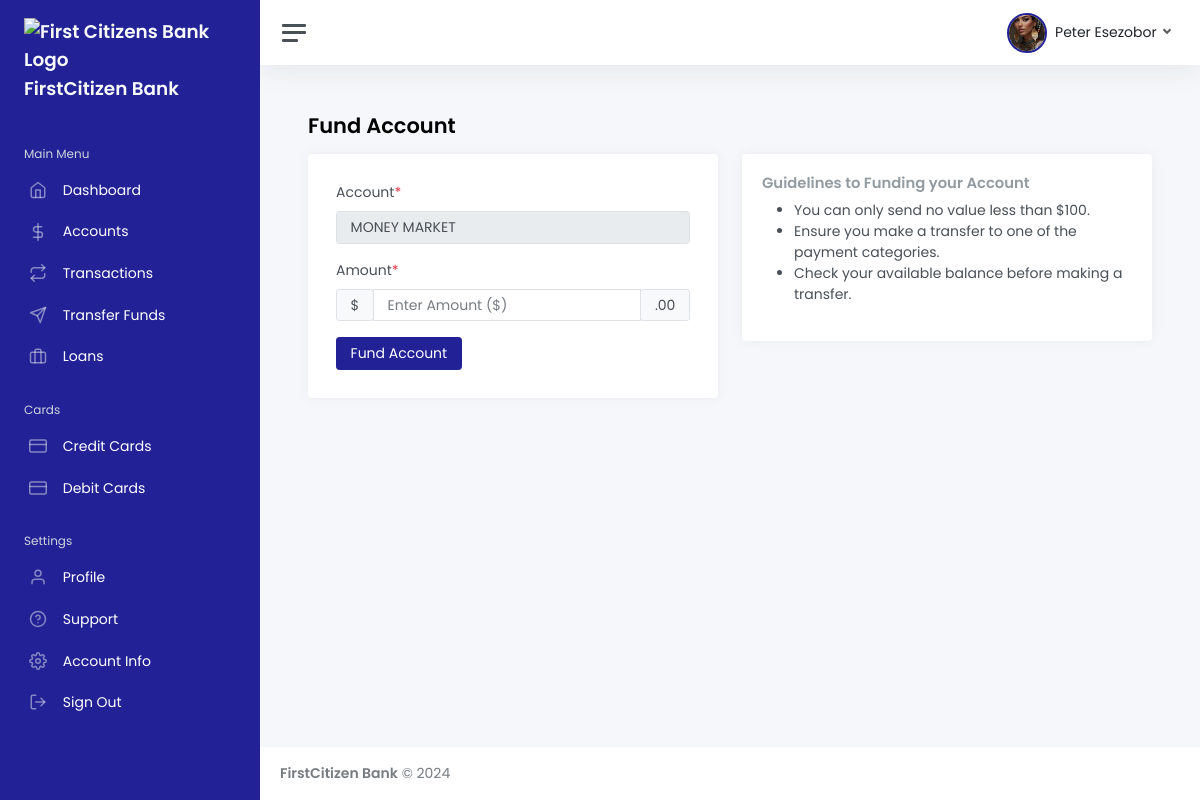
The app's page /dashboard/accounts/fund/1/ (signed in) with its own data.
### app/models.py (models this page shows, shortened)
class CustomUser(AbstractBaseUser, PermissionsMixin):
    EMPLOYMENT_STATUS = [
        ("Employed", "Employed"),
        ("Self-employed", "Self-employed"),
        ("Unemployed", "Unemployed"),
        ("Retired", "Retired"),
    ]
    EMPLOYMENT_TYPE = [
        ("Full-time", "Full-time"),
        ("Part-time", "Part-time"),
        ("Contract", "Contract"),
        ("Temporary", "Temporary"),
    ]
    PREFERRED_ACCOUNT_TYPE = [
        ('CHECKING', 'Checking'),
        ('SAVINGS', 'SAVINGS'),
        ('MONEY MARKET', 'MONEY MARKET'),
        ('CD', 'Certificate of Deposit (CD)'),
    ]
    PREFERRED_ID_TYPE = [
        ("Driver Licence", 'Driver Licence'),
        ("National ID", 'National ID'),
        ("Passport", 'Passport'),
    ]
    GENDER_CHOICES = [
        ("Male", 'Male'),
        ("Female", 'Female'),
    ]
    MARITAL_CHOICES = [
        ("Married", 'Married'),
        ("Single", 'Single'),
        ("Divorced", 'Divorced'),
    ]
    can_apply_for_loans = models.BooleanField(default=False)
    can_apply_for_account = models.BooleanField(default=True)
    user_account_is_active = models.BooleanField(default=True)
    user_account_is_temporarily_inactive = models.BooleanField(default=False)
    marital_status = models.CharField(max_length=100, choices=MARITAL_CHOICES, blank=True, null=True)
    number_of_dependents = models.IntegerField(blank=True, null=True) # Number of Children
    otp_code =  models.CharField(max_length=100, blank=True, null=True)
    email = models.EmailField(_('email address'), unique=True)
    first_name = models.CharField(max_length=50, blank=False)  # Required
    last_name = models.CharField(max_length=50, blank=False)   # Required
    phone_number = models.CharField(max_length=15, unique=True, blank=False)  # Required
    ssn = models.CharField(max_length=500, blank=True, null=True)
    tax_identity_number = models.CharField(max_length=500, blank=True, null=True)
    date_of_birth = models.DateField(blank=True, null=True)
    bank_id = models.CharField(max_length=10, unique=True, blank=True, null=True)
    created_at = models.DateTimeField(auto_now_add=True)
    preferred_account_type = models.CharField(max_length=100, choices=PREFERRED_ACCOUNT_TYPE, blank=True, null=True)
    profile_image = models.FileField(upload_to="profile/images", blank=True, null=True)
    employment_status = models.CharField(max_length=100, choices=EMPLOYMENT_STATUS, blank=True, null=True)
    employer_name = models.CharField(max_length=200, blank=True, null=True)
    employer_phone = models.CharField(max_length=200, blank=True, null=True)
    employment_type = models.CharField(max_length=200, blank=True, null=True, choices=EMPLOYMENT_TYPE)
    job_title = models.CharField(max_length=200, blank=True, null=True)
    job_start_date = models.DateField(blank=True, null=True)
    job_end_date = models.DateField(blank=True, null=True)
    annual_income = models.CharField(max_length=300, blank=True, null=True)
    proof_of_employment = models.FileField(upload_to="identity/proof", blank=True, null=True)
    proof_of_income = models.FileField(upload_to="identity/proof", blank=True, null=True)
    address = models.TextField(blank=True, null=True)
    city = models.CharField(max_length=100, blank=True, null=True)
    state = models.CharField(max_length=100, blank=True, null=True)
    country = models.CharField(max_length=100, blank=True, null=True)
    is_usa_citizen = models.CharField(max_length=100, blank=True, null=True, default=False)
    postal_code = models.CharField(max_length=100, blank=True, null=True)
    gender =  models.CharField(max_length=100, blank=True, null=True, choices=GENDER_CHOICES, default="Male")
    dob = models.DateField(blank=True, null=True)
    government_id_type = models.CharField(max_length=200, blank=True, null=True, default=PREFERRED_ID_TYPE)
    government_id_number = models.CharField(max_length=200, blank=True, null=True)
    front_id_image = models.FileField(upload_to="identity/images", blank=True, null=True)
    back_id_image = models.FileField(upload_to="identity/images", blank=True, null=True)
    citizenship_status = models.CharField(max_length=50, choices=[
        ('US Citizen', 'US Citizen'),
        ('Non-US Citizen', 'Non-US Citizen')
    ], default='Non-US Citizen')
    date_joined = models.DateTimeField(default=timezone.now)
    is_active = models.BooleanField(default=True)
    is_staff = models.BooleanField(default=False)
    objects = CustomUserManager()
    USERNAME_FIELD = 'email'
    REQUIRED_FIELDS = ['first_name', 'last_name', 'phone_number']
    @property
    def get_profile_image_url(self):
        if self.profile_image:
            if self.profile_image.url.startswith("https"):
                return self.profile_image.url
            else:
                return "http://localhost:8000" + self.profile_image.url
        else:
            return 'https://res.cloudinary.com/daf9tr3lf/image/upload/v1725024497/undraw_profile_male_oovdba.svg'
    @property
    def get_user_fullname(self):
        return str(self.first_name).capitalize() + " " + str(self.last_name).capitalize()
    class Meta:
        verbose_name_plural = "Users"
        verbose_name = "User"

class Account(models.Model):
    ACCOUNT_TYPES = (
        ('CHECKING', 'CHECKING'),
        ('SAVINGS', 'SAVINGS'),
        ('MONEY MARKET', 'MONEY MARKET'),
        ('PLATINUM', 'PLATINUM'),
    )
    EMPLOYMENT_STATUS = [
        ("Employed", "Employed"),
        ("Self-employed", "Self-employed"),
        ("Unemployed", "Unemployed"),
        ("Retired", "Retired"),
    ]
    EMPLOYMENT_TYPE = [
        ("Full-time", "Full-time"),
        ("Part-time", "Part-time"),
        ("Contract", "Contract"),
        ("Temporary", "Temporary"),
    ]
    PREFERRED_ID_TYPE = [
        ("Driver Licence", 'Driver Licence'),
        ("National ID", 'National ID'),
    ]
    ssn = models.CharField(max_length=500, blank=False)
    credit_score = models.IntegerField(null=True, blank=True)  # Optional if required for certain types of accounts
    customer = models.ForeignKey(CustomUser, on_delete=models.CASCADE)
    account_number = models.CharField(max_length=100, unique=True, default=generate_account_number)
    account_type = models.CharField(max_length=40, choices=ACCOUNT_TYPES)
    balance = models.DecimalField(max_digits=12, decimal_places=2, default=0.00)
    created_at = models.DateTimeField(auto_now_add=True)
    updated_at = models.DateTimeField(auto_now=True)
    bank_name = models.CharField(max_length=200, blank=True, null=True, default="FirstCitzen Bank")
    location = models.CharField(max_length=500, blank=True, null=True, default=change_account_location)
    ach_routing = models.CharField(max_length=9, blank=True, null=True, default=generate_ach_routing)
    employment_status = models.CharField(max_length=100, choices=EMPLOYMENT_STATUS, blank=True, null=True)
    employer_name = models.CharField(max_length=200, blank=True, null=True)
    employer_phone = models.CharField(max_length=200, blank=True, null=True)
    employment_type = models.CharField(max_length=200, blank=True, null=True, choices=EMPLOYMENT_TYPE)
    job_title = models.CharField(max_length=200, blank=True, null=True)
    job_start_date = models.DateField(blank=True, null=True)
    job_end_date = models.DateField(blank=True, null=True)
    annual_income = models.CharField(max_length=300, blank=True, null=True)
    proof_of_employment = models.FileField(upload_to="identity/proof", blank=True, null=True)
    proof_of_income = models.FileField(upload_to="identity/proof", blank=True, null=True)
    address = models.TextField(blank=True, null=True)
    business_address = models.TextField(blank=True, null=True)
    business_address2 = models.TextField(blank=True, null=True)
    utility_bill = models.FileField(upload_to="identity/proof/utility", blank=True, null=True)
    government_id_type = models.CharField(max_length=200, blank=True, null=True, default=PREFERRED_ID_TYPE)
    government_id_number = models.CharField(max_length=200, blank=True, null=True)
    front_id_image = models.FileField(upload_to="identity/images", blank=True, null=True)
    back_id_image = models.FileField(upload_to="identity/images", blank=True, null=True)
    deposit_amount = models.IntegerField(null=True, blank=True)
    is_joint_account = models.BooleanField(default=False)
    joint_account_holder_first_name = models.CharField(max_length=100, blank=True, null=True)
    joint_account_holder_last_name = models.CharField(max_length=100, blank=True, null=True)
    joint_account_holder_ssn = models.CharField(max_length=100, blank=True, null=True)
    joint_account_holder_address = models.TextField(blank=True, null=True)
    joint_account_holder_email = models.CharField(max_length=100, blank=True, null=True)
    joint_account_holder_phone = models.CharField(max_length=100, blank=True, null=True)
    joint_account_holder_government_id_type = models.CharField(max_length=300, blank=True, null=True)
    joint_account_holder_government_id_number = models.CharField(max_length=300, blank=True, null=True)
    joint_account_holder_front_id_image = models.FileField(upload_to="identity/images", blank=True, null=True)
    joint_account_holder_back_id_image = models.FileField(upload_to="identity/images", blank=True, null=True)
    confirmation_payment_amount = models.IntegerField(default=100)
    activated = models.BooleanField(default=False)
    applied_for_activation = models.BooleanField(default=False)
    class Meta:
        verbose_name_plural = "Accounts"
        verbose_name = "Account"

### app/views.py (the view)
# urls.py: path('dashboard/accounts/fund/<int:account_id>/', fund_account, name="fund_account"),
@login_required
def fund_account(request, account_id):
    inactive_redirect = go_to_inactive_state(request)
    if inactive_redirect:
        return inactive_redirect  # Return the redirect response
    try:
        account = Account.objects.get(pk=account_id)
    except Account.DoesNotExist:
        raise Http404
    return render(request, 'dashboard/major/fund_account.html', {"account": account})

### app/constants.py (called while the page is built)
def go_to_inactive_state(request):
    if not request.user.is_authenticated:
        return redirect("login")
    if not request.user.user_account_is_active:
        return redirect("account_is_inactive_view")

### app/templates/dashboard/major/fund_account.html (shortened to what this page needs)
{% extends 'dashboard_base.html' %}
{% load static %}
{% block content %}
<main class="content">
    <div class="container-fluid p-0">
        <h1 class="h3 mb-3"><strong>Fund Account</strong></h1>
        <div class="row">
            <div class="col-lg-6">
                <div class="card p-2">
                    <div class="card-body">
                        <form id="fundAccountForm">
                            <div class="mb-3">
                                <label for="bank_name" class="form-label">Account<span class="text-danger">*</span>
                                </label>
                                <input value="{{account.account_type}}" type="text" disabled
                                    class="form-control to_disable" id="bank_name" name="bank_name" required>
                            </div>
                            <div class="mb-3">
                                <label for="amount" class="form-label">Amount<span class="text-danger">*</span></label>
                                <div class="input-group ">
                                    <div class="input-group-prepend">
                                        <span class="input-group-text">$</span>
                                    </div>
                                    <input type="number" id="amount" min="{{account.confirmation_payment_amount}}"
                                        class="form-control to_disable" name="amount" placeholder="Enter Amount ($)"
                                        aria-label="Enter Amount ($)" required min="50">
                                    <div class="input-group-append">
                                        <span class="input-group-text">.00</span>
                                    </div>
                                </div>
                            </div>
                            <button type="submit" class="btn btn-primary">Fund Account</button>
                        </form>
                    </div>
                </div>
            </div>
            <div class="col-lg-6">
                <div class="card">
                    <div class="card-body">
                        <h5 class="card-title">Guidelines to Funding your Account</h5>
                        <ul>
                            <li>You can only send no value less than ${{account.confirmation_payment_amount}}.</li>
                            <li>Ensure you make a transfer to one of the payment categories.</li>
                            <li>Check your available balance before making a transfer.</li>
                        </ul>
                    </div>
                </div>
            </div>
        </div>
    </div>
</main>
{% endblock %}

### app/templates/dashboard/_components/navbar.html (shortened to what this page needs)
{% load static %}
<nav class="navbar navbar-expand navbar-light navbar-bg">
    <a class="sidebar-toggle js-sidebar-toggle">
        <i class="hamburger align-self-center"></i>
    </a>
    <div class="navbar-collapse collapse">
        <ul class="navbar-nav navbar-align">
            <li class="nav-item dropdown d-flex align-items-center">
                <a class="nav-link dropdown-toggle d-sm-inline-block" href="#" data-bs-toggle="dropdown">
                    <img src="{{user.get_profile_image_url}}" id="profileImageNav"
                        style="border-radius: 50%; border: 2px solid #222296; object-fit: cover;" class="avatar me-1"
                        alt="{{user.get_user_fullname}}" />
                    <span class="text-dark d-none d-sm-inline">
                        {{ user.get_user_fullname }}
                    </span>
                </a>
            </li>
        </ul>
    </div>
</nav>

### app/templates/dashboard_base.html (style rules this page uses)
body { font-family: "Poppins", serif !important; }
.btn-primary { background-color: rgb(34, 34, 150) !important; border: 1px solid rgb(34, 34, 150) !important; color: white !important; }

### records on screen
CustomUser: get_profile_image_url (placeholder picture), get_user_fullname "Peter Esezobor"
Account: bank_name "MONEY MARKET", confirmation_payment_amount "100"
